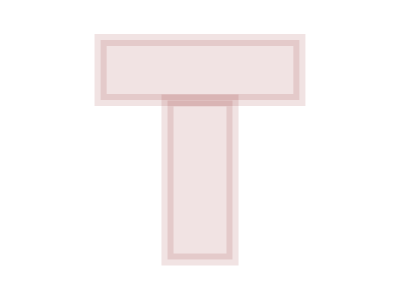
Frame 1 (no input)
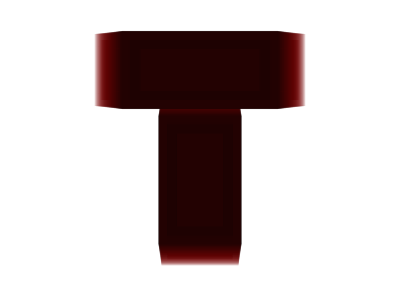
Frame 60 (no input)
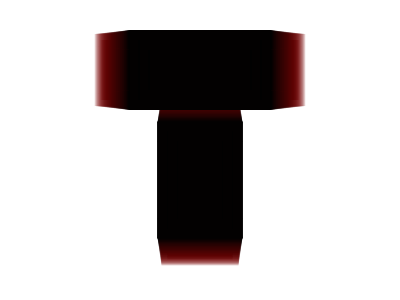
Frame 120 (the mouse pressed at the canvas centre since frame 60)

The p5.js sketch that drew these frames (run headless with seeded random() and noise() and a simulated clock; from frame 60 on, the mouse is pressed at the canvas centre):

// p5.js sketch
// ── sketch.js
let squareSize = 250;
let lineWidth = 4;
let pulse = 0;

function setup() {
  createCanvas(400, 300);
  clear();
}

function draw() {

  // Speed you liked
  pulse = sin(frameCount * 0.015);

  // T moves inward and outward
  squareSize = map(pulse, -1, 1, 280, 120);

  // Line thickness changes
  lineWidth = map(pulse, -1, 1, 4, 20);

  // Transparency
  let fade = map(pulse, -1, 1, 10, 45);

  // Change from red to black
  let redAmount = map(pulse, -1, 1, 255, 0);

  rectMode(CENTER);

  // Outline: red → black
  strokeWeight(lineWidth);
  stroke(redAmount, 0, 0, fade);

  // Fill: red/pink → black
  fill(redAmount, 0, 0, fade);

  // Top of T
  rect(200, 70, squareSize, 60);

  // Stem of T
  rect(200, 180, 65, squareSize * 0.8);
}
